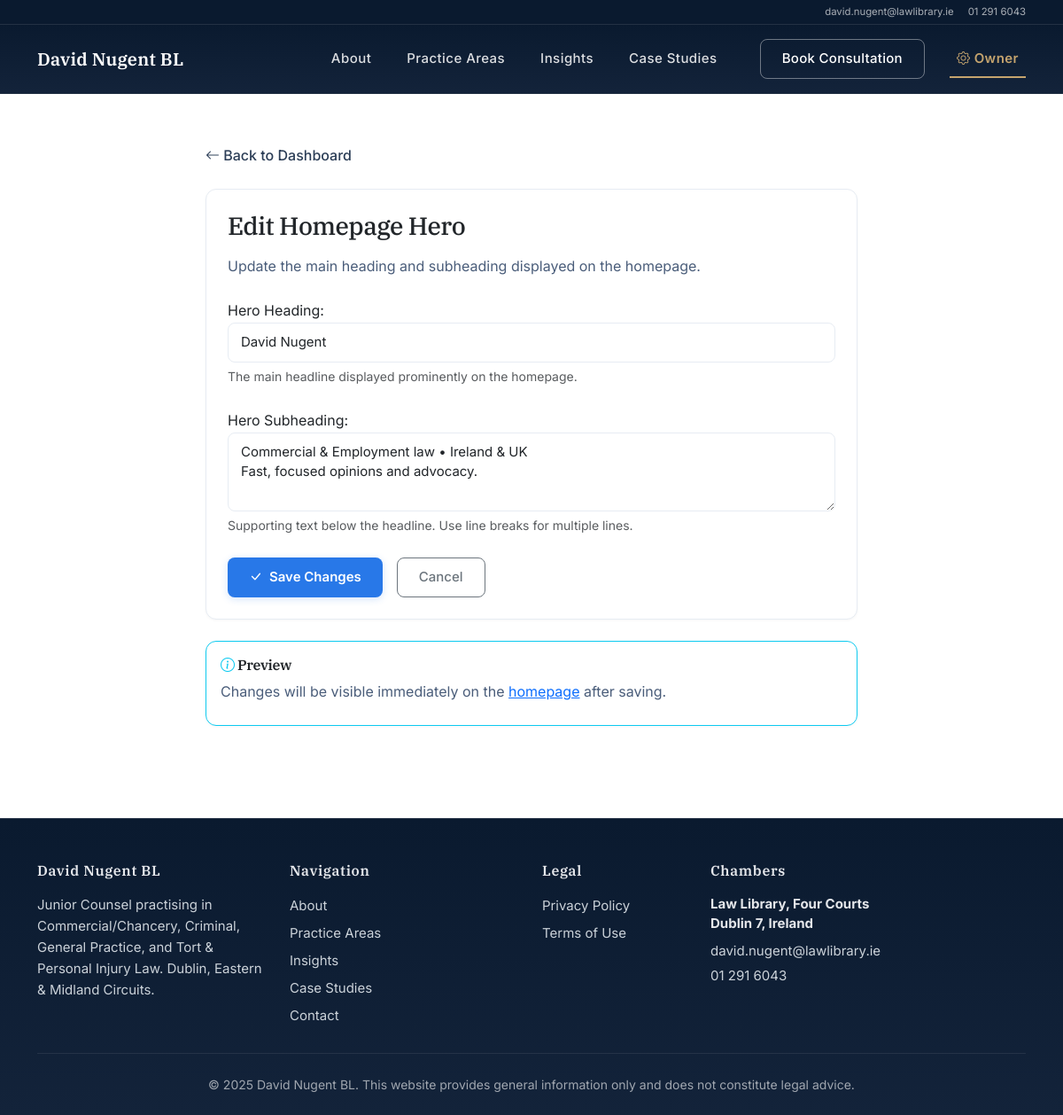
Screenshot of /owner/homepage/ (signed in) with the database file from the repository.
### pages/models.py (models this page shows, shortened)
class HomepageSettings(models.Model):
    hero_heading = models.CharField(max_length=200, default="Clear, practical legal advice")
    hero_subheading = models.TextField(default="Focused expertise in commercial, criminal, general practice, and personal injury matters. Direct Professional Access provided.")
    updated_at = models.DateTimeField(auto_now=True)
    class Meta:
        verbose_name = "Homepage Settings"
        verbose_name_plural = "Homepage Settings"
    @classmethod
    def load(cls):
        obj, created = cls.objects.get_or_create(pk=1)
        return obj

### pages/views.py (the view)
# urls.py: path("owner/homepage/", views.owner_edit_homepage, name="owner_edit_homepage"),
@login_required
@user_passes_test(is_staff_user, login_url='/')
def owner_edit_homepage(request):
    homepage = HomepageSettings.load()
    if request.method == "POST":
        form = HomepageSettingsForm(request.POST, instance=homepage)
        if form.is_valid():
            form.save()
            messages.success(request, "Homepage hero content updated successfully!")
            return redirect("owner_dashboard")
    else:
        form = HomepageSettingsForm(instance=homepage)
    return render(request, "SitePages/owner_homepage_form.html", {"form": form})

### pages/forms.py
class HomepageSettingsForm(forms.ModelForm):
    class Meta:
        model = HomepageSettings
        fields = ["hero_heading", "hero_subheading"]
        widgets = {
            "hero_heading": forms.TextInput(attrs={"class": "form-control", "placeholder": "Main heading"}),
            "hero_subheading": forms.Textarea(attrs={"class": "form-control", "rows": 3, "placeholder": "Subheading or tagline"}),
        }
        labels = {
            "hero_heading": "Hero Heading",
            "hero_subheading": "Hero Subheading",
        }

### pages/context_processors.py (called while the page is built)
def assistant_enabled(request):
    return {
        'ASSISTANT_ENABLED': settings.ASSISTANT_ENABLED
    }

### pages/views.py (called while the page is built)
def is_staff_user(user):
    return user.is_authenticated and user.is_staff

### Templates/SitePages/owner_homepage_form.html (shortened to what this page needs)
{% extends "base.html" %}
{% block content %}
<section class="py-5 bg-body">
  <div class="container">
    <div class="row justify-content-center">
      <div class="col-lg-8">
        <div class="mb-4">
          <a href="{% url 'owner_dashboard' %}" class="link-ink">
            <i class="bi bi-arrow-left"></i> Back to Dashboard
          </a>
        </div>
        <div class="card">
          <div class="card-body p-4">
            <h1 class="h3 mb-3">Edit Homepage Hero</h1>
            <p class="text-ink-600 mb-4">Update the main heading and subheading displayed on the homepage.</p>
            <form method="post">
              <div class="mb-4">
                {{ form.hero_heading.label_tag }}
                {{ form.hero_heading }}
                <div class="form-text">The main headline displayed prominently on the homepage.</div>
              </div>
              <div class="mb-4">
                {{ form.hero_subheading.label_tag }}
                {{ form.hero_subheading }}
                <div class="form-text">Supporting text below the headline. Use line breaks for multiple lines.</div>
              </div>
              <div class="d-flex gap-3">
                <button type="submit" class="btn btn-cta">
                  <i class="bi bi-check-lg me-2"></i>Save Changes
                </button>
                <a href="{% url 'owner_dashboard' %}" class="btn btn-outline-secondary">Cancel</a>
              </div>
            </form>
          </div>
        </div>
        <div class="card mt-4 border-info">
          <div class="card-body">
            <h6 class="card-title">
              <i class="bi bi-info-circle text-info"></i> Preview
            </h6>
            <p class="card-text text-ink-600 mb-2">
              Changes will be visible immediately on the <a href="/" target="_blank">homepage</a> after saving.
            </p>
          </div>
        </div>
      </div>
    </div>
  </div>
</section>
{% endblock %}

### static/css/site.css (style rules this page uses)
:root { --navy-900:#0a1628; --navy-800:#0f1f35; --navy-700:#1a2f4a; --navy-600:#264261; --ink-700:#2b3d56; --ink-600:#4a5d7a; --ink-500:#6b7a93; --ink-400:#8b98ae; --cta:#2878e8; --cta-hover:#1a66d1; --bg:#fafbfd; --white:#ffffff; --border-light:#e7ecf3; --border-lighter:#f1f4f8; }
html { scroll-behavior: smooth; }
body { font-family: 'Inter', -apple-system, BlinkMacSystemFont, 'Segoe UI', sans-serif; font-size: 16px; line-height: 1.7; color: var(--ink-700); -webkit-font-smoothing: antialiased; -moz-osx-font-smoothing: grayscale; }
body.bg-body { background: var(--bg); }
h1, h2, h3, h4, h5, h6, .display-1, .display-2, .display-3, .display-4, .display-5, .display-6 { font-family: 'IBM Plex Serif', Georgia, serif; font-weight: 600; letter-spacing: -0.02em; color: var(--navy-900); line-height: 1.3; }
h1 { font-size: 2.25rem; font-weight: 600; }
h6 { font-size: 1rem; font-weight: 600; }
p { margin-bottom: 1.25rem; line-height: 1.6; }
.text-ink-600 { color: var(--ink-600); }
.link-ink { color: var(--ink-700); text-decoration:none; font-weight: 500; }
.btn { font-weight: 500; font-size: 0.9375rem; padding: 0.625rem 1.5rem; border-radius: 0.5rem; transition: all 0.2s ease; }
.btn-cta { background: var(--cta); color: #fff; border: none; box-shadow: 0 2px 8px rgba(40, 120, 232, 0.2); font-weight: 600; }
.py-5 { padding-top: 3.5rem!important; padding-bottom: 3.5rem!important; }
.card { border: 1px solid var(--border-light); border-radius: 0.75rem; box-shadow: 0 1px 3px rgba(0,0,0,.04); }
.form-control, .form-select { border-radius: 0.5rem; border-color: var(--border-light); padding: 0.625rem 0.875rem; font-size: 0.9375rem; transition: border-color 0.2s ease, box-shadow 0.2s ease; }

### rows the page displays
HomepageSettings: hero_heading "David Nugent", hero_subheading "Commercial & Employment law • Ireland & UK Fast, focused opinions and advocacy."
